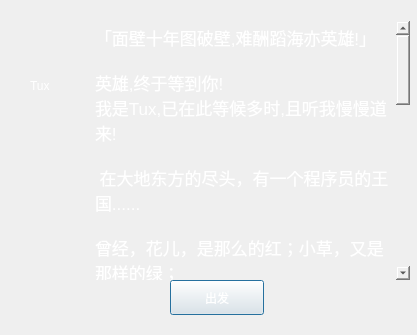
<?xml version="1.0" encoding="UTF-8"?>
<ui version="4.0">
 <class>Start</class>
 <widget class="QDialog" name="Start">
  <property name="geometry">
   <rect>
    <x>0</x>
    <y>0</y>
    <width>417</width>
    <height>335</height>
   </rect>
  </property>
  <property name="windowTitle">
   <string>九层玄天妖塔</string>
  </property>
  <property name="styleSheet">
   <string notr="true">background-image: url(:/myMap/black.png);</string>
  </property>
  <widget class="QPushButton" name="pushButton">
   <property name="geometry">
    <rect>
     <x>170</x>
     <y>280</y>
     <width>94</width>
     <height>35</height>
    </rect>
   </property>
   <property name="styleSheet">
    <string notr="true">color: rgb(255, 255, 255);</string>
   </property>
   <property name="text">
    <string>出发</string>
   </property>
  </widget>
  <widget class="QLabel" name="label_2">
   <property name="geometry">
    <rect>
     <x>20</x>
     <y>20</y>
     <width>41</width>
     <height>51</height>
    </rect>
   </property>
   <property name="styleSheet">
    <string notr="true">image:url(:/npc/tux.png)</string>
   </property>
   <property name="text">
    <string/>
   </property>
  </widget>
  <widget class="QTextBrowser" name="textBrowser">
   <property name="geometry">
    <rect>
     <x>90</x>
     <y>20</y>
     <width>321</width>
     <height>261</height>
    </rect>
   </property>
   <property name="styleSheet">
    <string notr="true">background-color: rgba(255, 255, 255, 0);</string>
   </property>
   <property name="html">
    <string>&lt;!DOCTYPE HTML PUBLIC &quot;-//W3C//DTD HTML 4.0//EN&quot; &quot;http://www.w3.org/TR/REC-html40/strict.dtd&quot;&gt;
&lt;html&gt;&lt;head&gt;&lt;meta name=&quot;qrichtext&quot; content=&quot;1&quot; /&gt;&lt;style type=&quot;text/css&quot;&gt;
p, li { white-space: pre-wrap; }
&lt;/style&gt;&lt;/head&gt;&lt;body style=&quot; font-family:'.SF NS Text'; font-size:13pt; font-weight:400; font-style:normal;&quot;&gt;
&lt;p style=&quot; margin-top:0px; margin-bottom:0px; margin-left:0px; margin-right:0px; -qt-block-indent:0; text-indent:0px;&quot;&gt;&lt;span style=&quot; color:#ffffff;&quot;&gt;「面壁十年图破壁,难酬蹈海亦英雄!」&lt;/span&gt;&lt;/p&gt;
&lt;p style=&quot;-qt-paragraph-type:empty; margin-top:0px; margin-bottom:0px; margin-left:0px; margin-right:0px; -qt-block-indent:0; text-indent:0px; color:#ffffff;&quot;&gt;&lt;br /&gt;&lt;/p&gt;
&lt;p style=&quot; margin-top:0px; margin-bottom:0px; margin-left:0px; margin-right:0px; -qt-block-indent:0; text-indent:0px;&quot;&gt;&lt;span style=&quot; color:#ffffff;&quot;&gt;英雄,终于等到你!&lt;/span&gt;&lt;/p&gt;
&lt;p style=&quot; margin-top:0px; margin-bottom:0px; margin-left:0px; margin-right:0px; -qt-block-indent:0; text-indent:0px;&quot;&gt;&lt;span style=&quot; color:#ffffff;&quot;&gt;我是Tux,已在此等候多时,且听我慢慢道来!&lt;/span&gt;&lt;/p&gt;
&lt;p style=&quot;-qt-paragraph-type:empty; margin-top:0px; margin-bottom:0px; margin-left:0px; margin-right:0px; -qt-block-indent:0; text-indent:0px; color:#ffffff;&quot;&gt;&lt;br /&gt;&lt;/p&gt;
&lt;p style=&quot; margin-top:0px; margin-bottom:0px; margin-left:0px; margin-right:0px; -qt-block-indent:0; text-indent:0px;&quot;&gt;&lt;span style=&quot; color:#ffffff;&quot;&gt; 在大地东方的尽头，有一个程序员的王国......&lt;/span&gt;&lt;/p&gt;
&lt;p style=&quot;-qt-paragraph-type:empty; margin-top:0px; margin-bottom:0px; margin-left:0px; margin-right:0px; -qt-block-indent:0; text-indent:0px; color:#ffffff;&quot;&gt;&lt;br /&gt;&lt;/p&gt;
&lt;p style=&quot; margin-top:0px; margin-bottom:0px; margin-left:0px; margin-right:0px; -qt-block-indent:0; text-indent:0px;&quot;&gt;&lt;span style=&quot; color:#ffffff;&quot;&gt;曾经，花儿，是那么的红；小草，又是那样的绿；&lt;/span&gt;&lt;/p&gt;
&lt;p style=&quot; margin-top:0px; margin-bottom:0px; margin-left:0px; margin-right:0px; -qt-block-indent:0; text-indent:0px;&quot;&gt;&lt;span style=&quot; color:#ffffff;&quot;&gt;程序员们，在和平温馨的国度里幸福美满的生活着......&lt;/span&gt;&lt;/p&gt;
&lt;p style=&quot;-qt-paragraph-type:empty; margin-top:0px; margin-bottom:0px; margin-left:0px; margin-right:0px; -qt-block-indent:0; text-indent:0px; color:#ffffff;&quot;&gt;&lt;br /&gt;&lt;/p&gt;
&lt;p style=&quot; margin-top:0px; margin-bottom:0px; margin-left:0px; margin-right:0px; -qt-block-indent:0; text-indent:0px;&quot;&gt;&lt;span style=&quot; color:#ffffff;&quot;&gt;可安祥的一切在一万年的诅咒再次来临时，被破坏了，万物衰竭。&lt;/span&gt;&lt;/p&gt;
&lt;p style=&quot;-qt-paragraph-type:empty; margin-top:0px; margin-bottom:0px; margin-left:0px; margin-right:0px; -qt-block-indent:0; text-indent:0px; color:#ffffff;&quot;&gt;&lt;br /&gt;&lt;/p&gt;
&lt;p style=&quot; margin-top:0px; margin-bottom:0px; margin-left:0px; margin-right:0px; -qt-block-indent:0; text-indent:0px;&quot;&gt;&lt;span style=&quot; color:#ffffff;&quot;&gt;善良美丽的公主在年满18岁的时候，被下诅咒的巫神关在了黑塔。&lt;/span&gt;&lt;/p&gt;
&lt;p style=&quot;-qt-paragraph-type:empty; margin-top:0px; margin-bottom:0px; margin-left:0px; margin-right:0px; -qt-block-indent:0; text-indent:0px; color:#ffffff;&quot;&gt;&lt;br /&gt;&lt;/p&gt;
&lt;p style=&quot; margin-top:0px; margin-bottom:0px; margin-left:0px; margin-right:0px; -qt-block-indent:0; text-indent:0px;&quot;&gt;&lt;span style=&quot; color:#ffffff;&quot;&gt;而救出公主就是解除万年诅咒的唯一的方法。&lt;/span&gt;&lt;/p&gt;
&lt;p style=&quot;-qt-paragraph-type:empty; margin-top:0px; margin-bottom:0px; margin-left:0px; margin-right:0px; -qt-block-indent:0; text-indent:0px; color:#ffffff;&quot;&gt;&lt;br /&gt;&lt;/p&gt;
&lt;p style=&quot; margin-top:0px; margin-bottom:0px; margin-left:0px; margin-right:0px; -qt-block-indent:0; text-indent:0px;&quot;&gt;&lt;span style=&quot; color:#ffffff;&quot;&gt;救出公主，谈何容易！&lt;/span&gt;&lt;/p&gt;
&lt;p style=&quot;-qt-paragraph-type:empty; margin-top:0px; margin-bottom:0px; margin-left:0px; margin-right:0px; -qt-block-indent:0; text-indent:0px; color:#ffffff;&quot;&gt;&lt;br /&gt;&lt;/p&gt;
&lt;p style=&quot; margin-top:0px; margin-bottom:0px; margin-left:0px; margin-right:0px; -qt-block-indent:0; text-indent:0px;&quot;&gt;&lt;span style=&quot; color:#ffffff;&quot;&gt;成百上千的怪物，遍布九层黑塔周围。&lt;/span&gt;&lt;/p&gt;
&lt;p style=&quot;-qt-paragraph-type:empty; margin-top:0px; margin-bottom:0px; margin-left:0px; margin-right:0px; -qt-block-indent:0; text-indent:0px; color:#ffffff;&quot;&gt;&lt;br /&gt;&lt;/p&gt;
&lt;p style=&quot; margin-top:0px; margin-bottom:0px; margin-left:0px; margin-right:0px; -qt-block-indent:0; text-indent:0px;&quot;&gt;&lt;span style=&quot; color:#ffffff;&quot;&gt;我的兄弟Duke曾被国王选中,却未能完成使命,&lt;/span&gt;&lt;/p&gt;
&lt;p style=&quot; margin-top:0px; margin-bottom:0px; margin-left:0px; margin-right:0px; -qt-block-indent:0; text-indent:0px;&quot;&gt;&lt;span style=&quot; color:#ffffff;&quot;&gt;他已在最后一层面壁多时,等候下一位英雄!愿他能助你一臂之力.&lt;/span&gt;&lt;/p&gt;
&lt;p style=&quot;-qt-paragraph-type:empty; margin-top:0px; margin-bottom:0px; margin-left:0px; margin-right:0px; -qt-block-indent:0; text-indent:0px; color:#ffffff;&quot;&gt;&lt;br /&gt;&lt;/p&gt;
&lt;p style=&quot; margin-top:0px; margin-bottom:0px; margin-left:0px; margin-right:0px; -qt-block-indent:0; text-indent:0px;&quot;&gt;&lt;span style=&quot; color:#ffffff;&quot;&gt;途中也有随处散落的宝物供你使用,有商店让你加强战斗能力&lt;/span&gt;&lt;/p&gt;
&lt;p style=&quot;-qt-paragraph-type:empty; margin-top:0px; margin-bottom:0px; margin-left:0px; margin-right:0px; -qt-block-indent:0; text-indent:0px; color:#ffffff;&quot;&gt;&lt;br /&gt;&lt;/p&gt;
&lt;p style=&quot; margin-top:0px; margin-bottom:0px; margin-left:0px; margin-right:0px; -qt-block-indent:0; text-indent:0px;&quot;&gt;&lt;span style=&quot; color:#ffffff;&quot;&gt;出发吧!公主等待你的解救!!&lt;/span&gt;&lt;/p&gt;&lt;/body&gt;&lt;/html&gt;</string>
   </property>
  </widget>
  <widget class="QLabel" name="label">
   <property name="geometry">
    <rect>
     <x>30</x>
     <y>70</y>
     <width>21</width>
     <height>31</height>
    </rect>
   </property>
   <property name="styleSheet">
    <string notr="true">color: rgb(255, 255, 255);</string>
   </property>
   <property name="text">
    <string>Tux</string>
   </property>
  </widget>
 </widget>
 <resources/>
 <connections>
  <connection>
   <sender>pushButton</sender>
   <signal>clicked()</signal>
   <receiver>Start</receiver>
   <slot>accept()</slot>
   <hints>
    <hint type="sourcelabel">
     <x>148</x>
     <y>93</y>
    </hint>
    <hint type="destinationlabel">
     <x>219</x>
     <y>48</y>
    </hint>
   </hints>
  </connection>
 </connections>
</ui>
